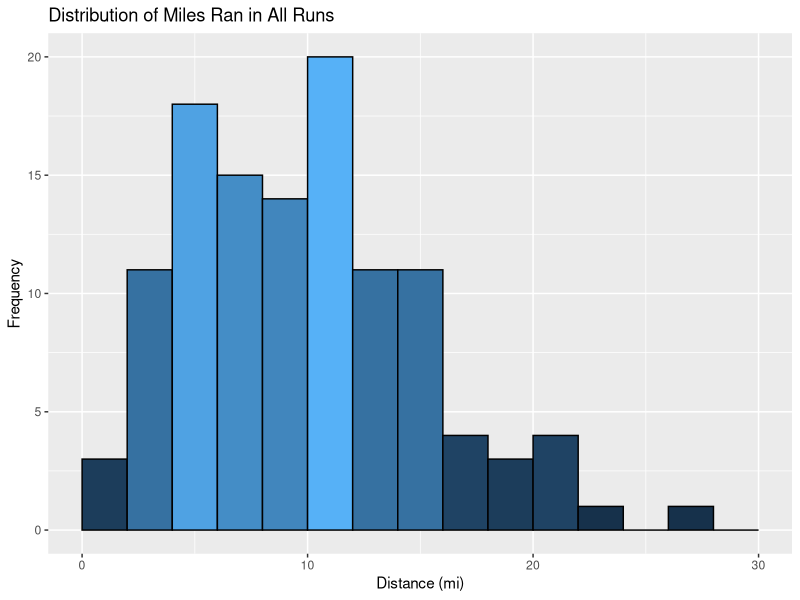
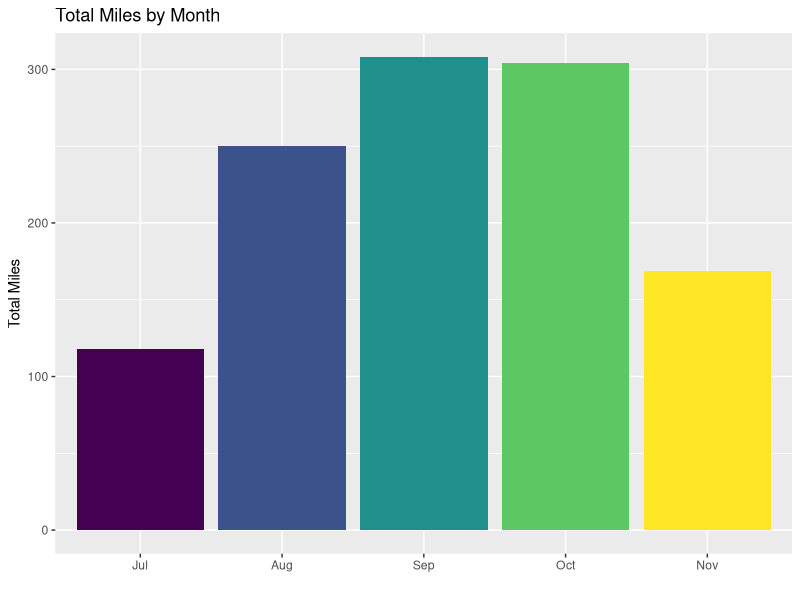
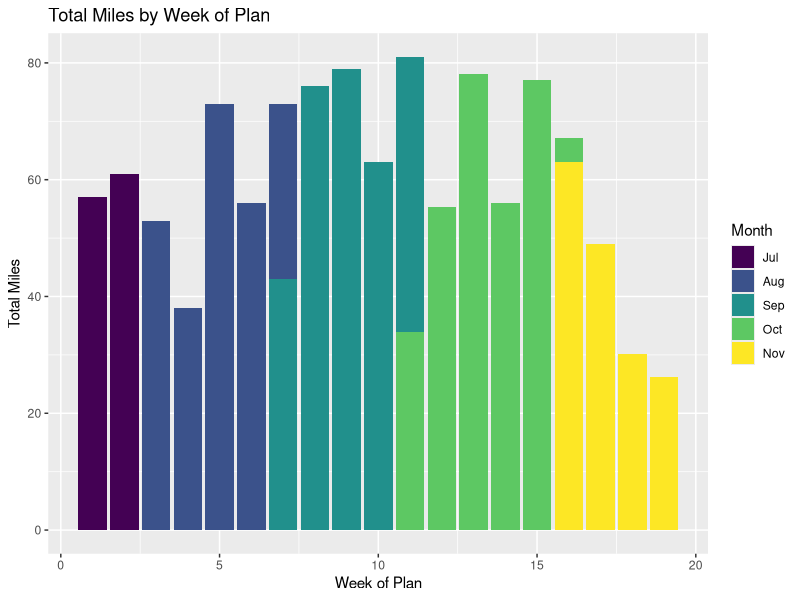
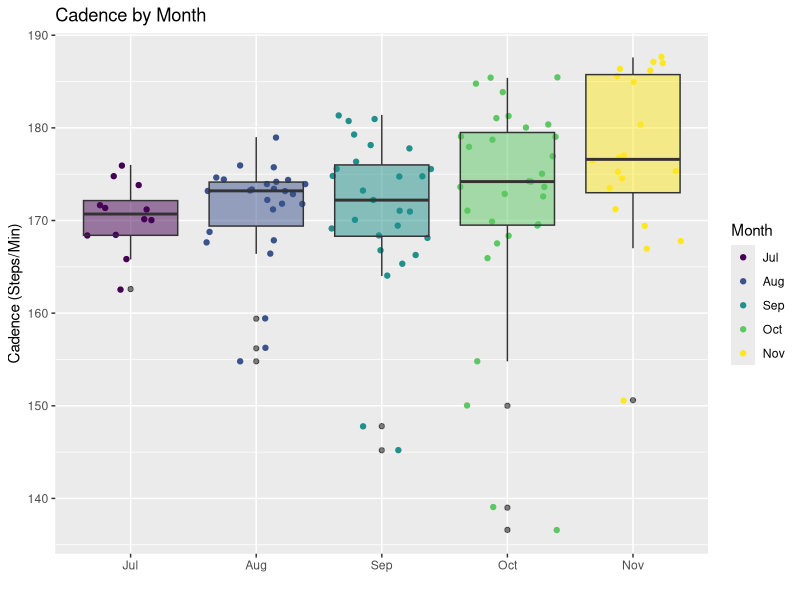
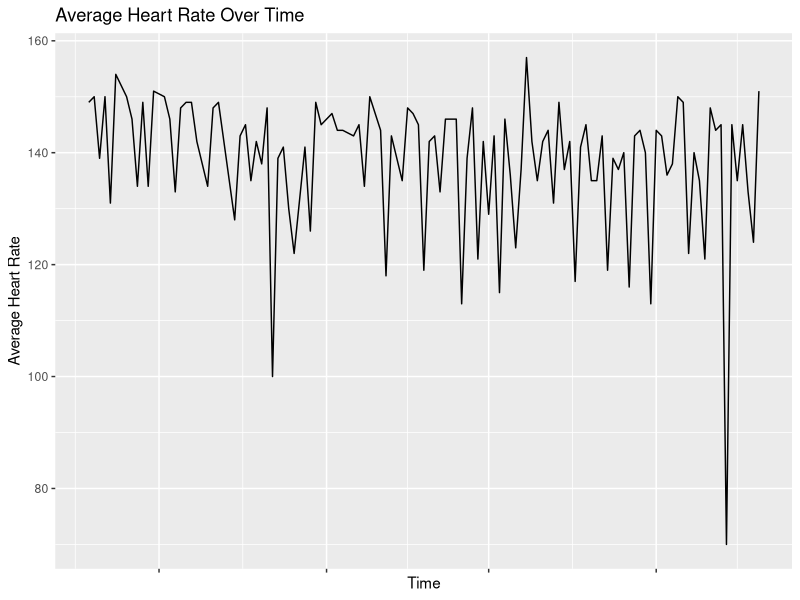
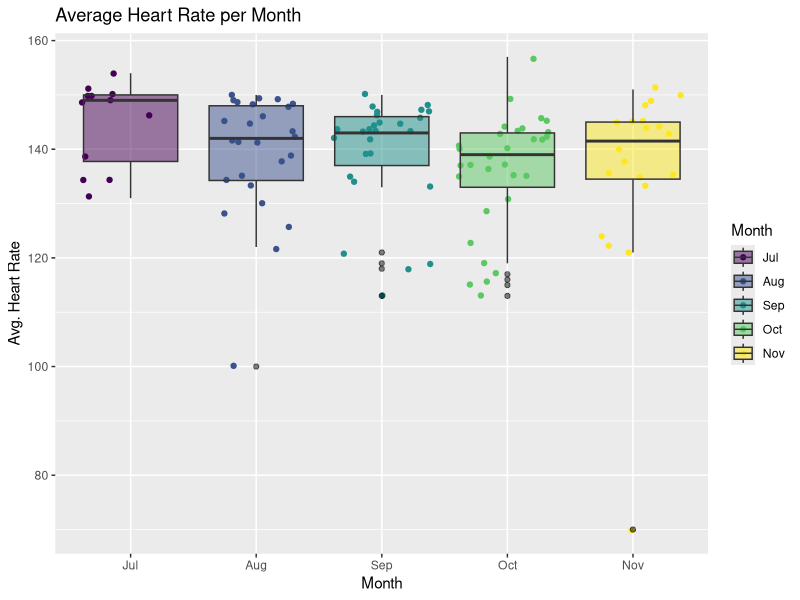
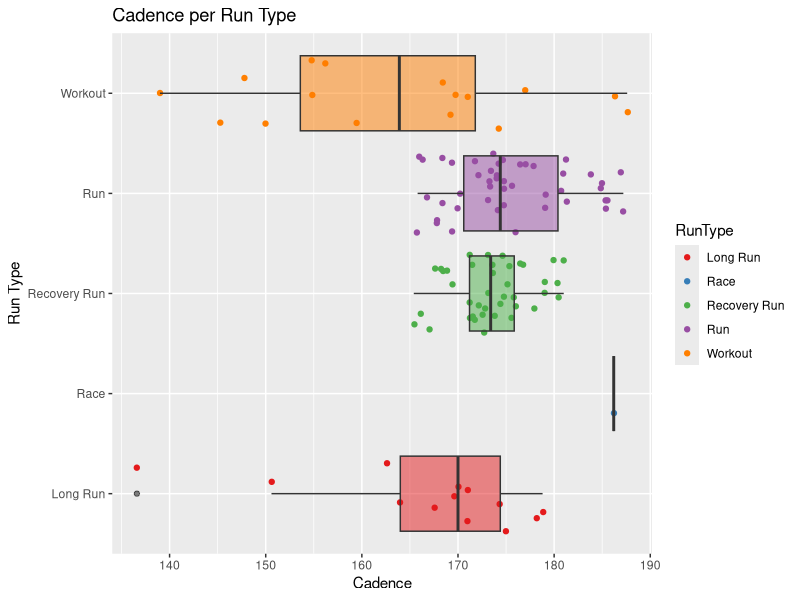
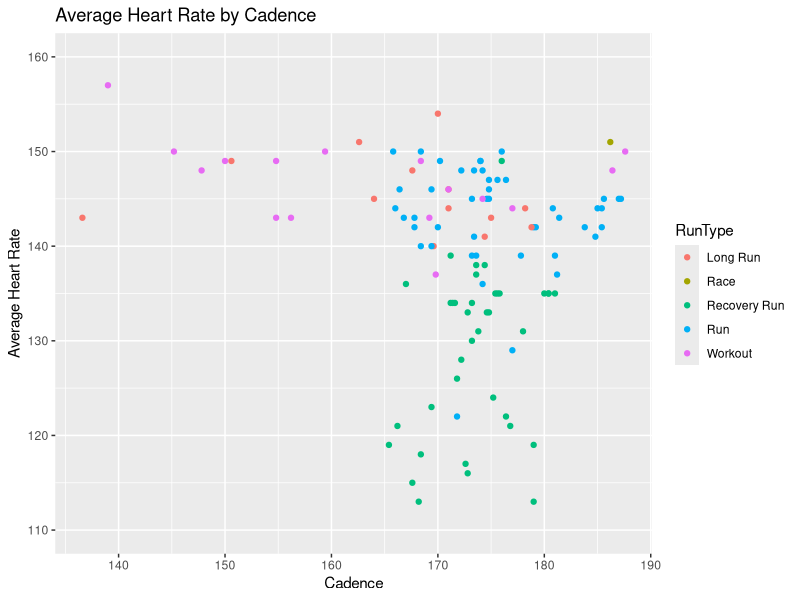

Reproduce these figures in R, in order.
## ---- chunk 1
runs <- read.csv("cleanedMarathonTrainingData.csv")
## ---- chunk 2
str(runs)
## ---- chunk 3
runs$X <- NULL
head(runs,2)
## ---- chunk 4
library(lubridate)
## ---- chunk 5

runs$Time <- as.POSIXct(runs$Time)#, format = '%H:%M:%S')
runs$Avg.Pace <- as.POSIXct(runs$Avg.Pace)#, format = '%H:%M:%S')
runs$Date <- as.POSIXct(runs$Date)
runs$StartTime <- hour(strptime(runs$StartTime, format = '%H:%M'))

str(runs)
## ---- chunk 6
runs$Month <- factor(runs$Month, ordered = TRUE, levels = c("Jul","Aug","Sep","Oct","Nov"))
## ---- chunk 7
library(ggplot2)
library(RColorBrewer)

#distance histogram
ggplot(data = runs, aes(x = Distance)) + 
  geom_histogram(binwidth = 2, aes(fill = ..count..), colour = "black", boundary = 2) +
  scale_x_continuous(limits=c(0, 30)) +
  xlab("Distance (mi)") + 
  ylab("Frequency") + 
  ggtitle("Distribution of Miles Ran in All Runs") + 
  guides(fill=FALSE) 

## ---- chunk 8
summary(runs$Distance)
## ---- chunk 9
#miles by month bars
ggplot(data = runs, aes(x = Month, y = Distance, fill = Month)) + 
  geom_bar(stat="identity") +
  xlab("") + 
  ylab("Total Miles") + 
  guides(fill=FALSE) +
  ggtitle("Total Miles by Month")
## ---- chunk 10
ggplot(data = runs, aes(x = weekNumber, y = Distance, fill = Month)) + 
  geom_bar(stat="identity") +
  xlab("Week of Plan") + 
  ylab("Total Miles") + 
  #guides(fill=FALSE) +
  ggtitle("Total Miles by Week of Plan")
## ---- chunk 11
runs[runs$weekNumber == 11,c('Name','weekNumber','Date','DOW','Distance')]
## ---- chunk 12
#avg. cadence grouped by month
ggplot(data = runs, aes(Month, Cad)) + 
  geom_jitter(aes(colour = Month)) +
  geom_boxplot(aes(fill = Month), 
               outlier.colour = "black", alpha = 0.5) + #geom_jitter()
  xlab("") + 
  ylab("Cadence (Steps/Min)") + 
  guides(fill=FALSE) +
  ggtitle("Cadence by Month") 
## ---- chunk 13
ggplot(data = runs, aes(x = Date, y = Avg.HR)) + 
  geom_line(aes(group=1)) +
  theme(axis.text.x = element_blank()) +
  xlab("Time") + 
  ylab("Average Heart Rate") + 
  ggtitle("Average Heart Rate Over Time")
## ---- chunk 14
#avg. HR grouped by month

ggplot(data = runs, aes(Month, Avg.HR)) + 
  geom_jitter(aes(colour = Month)) +
  geom_boxplot(aes(fill = Month), 
               outlier.colour = "black", alpha = 0.5) + #geom_jitter()
  xlab("Month") + 
  ylab("Avg. Heart Rate") + 
  ggtitle("Average Heart Rate per Month") 
## ---- chunk 15
#avg. cadence grouped by month
ggplot(data = runs, aes(RunType, Cad)) + 
  geom_jitter(aes(colour = RunType)) +
  geom_boxplot(aes(fill = RunType), 
               outlier.colour = "black", alpha = 0.5) +
  scale_colour_brewer(palette = "Set1") +
  scale_fill_brewer(palette = "Set1") +
  xlab("Run Type") + 
  ylab("Cadence") + 
  guides(fill=FALSE) +
  coord_flip() + 
  ggtitle("Cadence per Run Type") 

## ---- chunk 16
ggplot(data = runs, aes(x=Cad, y=Avg.HR)) + 
  geom_point(aes(colour = RunType), na.rm = TRUE) +
  xlab("Cadence") + 
  ylab("Average Heart Rate") + 
  scale_y_continuous(limits = c(110, 160)) +
  ggtitle("Average Heart Rate by Cadence")
## ---- chunk 17
#avg. cadence grouped by month
ggplot(data = runs, aes(RunType, Avg.HR)) + 
  geom_jitter(aes(colour = RunType)) +
  geom_boxplot(aes(fill = RunType), 
               outlier.colour = "black", alpha = 0.5) +
  xlab("Run Type") + 
  ylab("Avg Heart Rate") + 
  guides(fill=FALSE) +
  ggtitle("Average Heart Rate per Run Type") 
## ---- chunk 18
runs[which.max(runs$Avg.HR),]
## ---- chunk 19
pl <- ggplot(data = runs, aes(x = Date, y = Avg.Pace, colour = RunType)) + 
  geom_point() +
  geom_smooth(fill = NA) +  
  theme(axis.text.x = element_blank()) +
  theme(axis.text.y = element_blank()) +
  xlab("Date") + 
  ylab("Average Pace (mile/minute)") + 
  ggtitle("Average Pace Over Time") + 
  labs(caption="")
print(pl)
## ---- chunk 20
ggplot(data = runs, aes(x = Date, y = Avg.Pace, colour = RunType)) + 
  geom_point() +
  geom_smooth(fill = NA) +  
  theme(axis.text.x = element_blank()) +
  theme(axis.text.y = element_blank()) +
  xlab("Date") + 
  ylab("Average Pace (mile/minute)") + 
  ggtitle("Average Pace Over Time") + 
  labs(caption="") + 
  facet_grid(RunType~.)
## ---- chunk 21
table(runs$RunType)

#apply(runs$Cadence, runs$RunType, function(x) (Cad*(hour(runs$Time)*60)+(minute(runs$Time))+(second(runs$Time)/60)))

ggplot(data = runs, aes(RunType, (Cad*((hour(runs$Time)*60)+(minute(runs$Time))+(second(runs$Time)/60))))) + 
  geom_bar(aes(fill = RunType), stat = "identity") +
  xlab("Run Type") + 
  ylab("Steps") + 
  guides(fill=FALSE) +
  ggtitle("Total Steps Taken by Run Type") 
## ---- chunk 22
ggplot(data = runs, aes(x=Elevation.Gain, y=Avg.HR)) + 
  geom_point(aes(colour = RunType), na.rm = TRUE) +
  geom_smooth(fill = NA, na.rm = TRUE) +
  xlab("Elevation Gain (ft.)") + 
  ylab("Average Heart Rate (BPM)") +
  scale_y_continuous(limits = c(110, 160)) +
  ggtitle("Average Heart Rate by Elevation Gain")
## ---- chunk 23
ggplot(data = runs, aes(x=RunType, y=Max.HR)) + 
  geom_jitter(aes(colour = RunType)) +
  geom_boxplot(aes(fill = RunType), outlier.colour = "black", alpha = 0.5) +
  xlab("Run Type") + 
  ylab("Max Heart Rate (BPM)") + 
  ggtitle("Max Heart Rate by Run Type")
